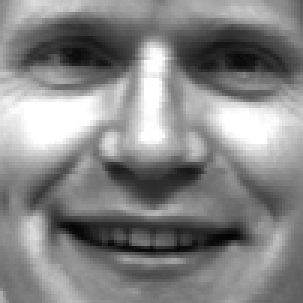
#> input picture Assignment1/Data/train/subject01.happy.gif, 101 x 101 px, found by its file name (shown 3 times larger); its folder holds 4 pictures in this run
$ python question_4.py
#> lines starting #> are read from the running program, lines starting #| are printed output that depends on the picture
#######MLSP Assignmnet
from sklearn.model_selection import train_test_split
import os
import numpy as np
import scipy
import PIL
from PIL import Image
import matplotlib

matplotlib.use('Agg')
import matplotlib.pyplot as plt
from scipy import linalg
import six.moves.cPickle as pickle
import gzip
import numpy
from sklearn import svm
from sklearn.model_selection import learning_curve, GridSearchCV
import pdb
from sklearn import preprocessing

#####################################################################
######################################################################

#####defining the function

def PCA_transform(X, k):
#> called with X = array of shape (20, 10201), k = 10
    (n, m) = X.shape
#> n = 20; m = 10201
    A = X - np.mean(X, 0)

    if (n > m):
        Sigma = 1.0 / n * np.dot(np.transpose(A), A)
        U, s, V = np.linalg.svd(Sigma, full_matrices=True)
        U_reduced = U[:, : k]
        Z = np.transpose(U_reduced)
        return Z
    else:
        Sigma = 1.0 / n * np.dot(A, np.transpose(A))
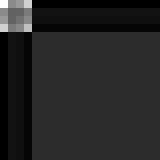
#> Sigma: shape (20, 20) float64 (shown 8 times larger); min -1371131.2, max 7851054.5, mean 0; drawn with min black and max white
        U, s, V = np.linalg.svd(Sigma, full_matrices=True)
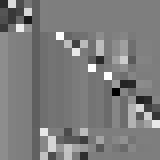
#> U: shape (20, 20) float64 (shown 8 times larger); min -0.922, max 0.939, mean -0.0107; drawn with min black and max white
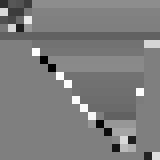
#> V: shape (20, 20) float64 (shown 8 times larger); min -0.961, max 0.964, mean -0.0112; drawn with min black and max white
#> s = 20 values, max 21310116.4 at index 0, min 1.7e-112 at index 19, mean 1119175
        U_reduced = np.dot(np.transpose(A), U)
        # U_red=np.linalg(U_reduced)
        U_red = U_reduced[:, : k]
        Z = np.transpose(U_red)

        return Z


# [56 lines left out: functions feedforwar_Relu, feedforward_softmax, nn_model, not called in this run]
#########################################################################
################################Writing the main function

Z = np.zeros((20, 101, 101))  ###20 images with 101*101 size

label_Z = np.zeros((20, 1),dtype=int)
i = 0

path = '/home/rohitk//Desktop/MLSP/a3/Data/emotion_classification/train'
#######creating the labels
for image in os.listdir('/home/rohitk//Desktop/MLSP/a3/Data/emotion_classification/train'):
    Z[i] = plt.imread(os.path.join(path, image))
    if (image.split(".")[1] == "happy"):
        label_Z[i, :] = 1
    else:
        label_Z[i, :] = 0

    i = i + 1
#########################

Z = Z.reshape((20, 101 * 101))  ####flatten each input image

#####Normalising and scaling of the data

Z_after_pca = np.transpose(np.matmul(PCA_transform(Z, 10), np.transpose(Z)))
Z_after_pca = preprocessing.scale(preprocessing.normalize(Z_after_pca))


O = np.zeros((10, 101, 101))
label_O = np.zeros((10, 1),dtype=int)
i = 0
path = '/home/rohitk//Desktop/MLSP/a3/Data/emotion_classification/test'

#> (the run stopped early here; a loop or call above may not have finished)
